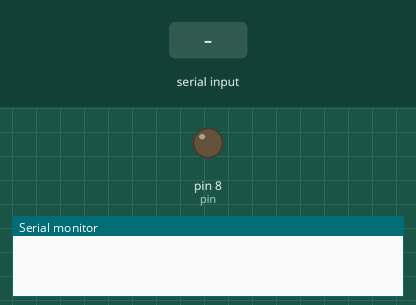
Recording of a sketch running on a simulated Arduino Uno, built with avr-gcc and run on an emulated ATmega328P. Parts: output pins drawn as LEDs (lit = HIGH), the last lines printed to the serial monitor. Dashed ring = blinking. The inputs (shaded band) are chosen by the test bench.

Above: at 0.1 s.
3.3 s: "5\n" received over Serial
At 4.4 s:
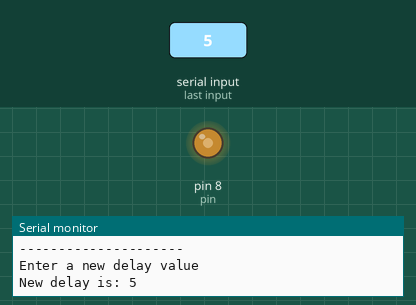
4.9 s: "90,45\n" received over Serial
At 5.22 s:
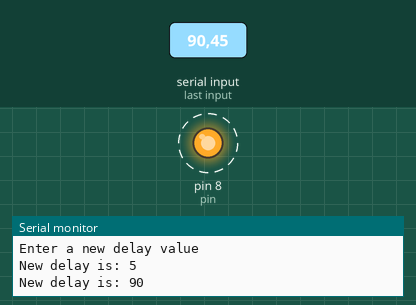
Timing chart, 0 to 13.9 s (numbered marks = the images above; inputs shaded):
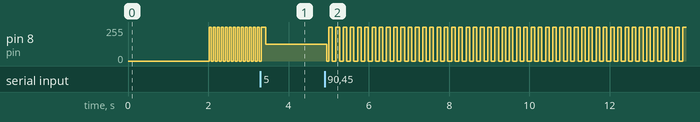

Measured:
- after the input at 4.9 s, pin 8 (pin): alternates 255/255 for 0.09 s and 0/255 for 0.09 s, starting after 0.05 s

The sketch:

JS-2-3.ino
```cpp
/*
 * js-2-3 - set time delay for blink
 */

int pin=8;
int time_delay=50;

void setup() {
  Serial.begin(9600);
  delay(2000);
  pinMode(pin, OUTPUT);
  Serial.print("Current time delay is set to: ");
  Serial.println(time_delay);
  Serial.println("---------------------");
  Serial.println("Enter a new delay value");
}

void loop() {

String command;


digitalWrite(pin,HIGH);
delay(time_delay);

  if(Serial.available())
  {
    command = Serial.readStringUntil('\n');
    time_delay = command.toInt();
    Serial.print("New delay is: ");
    Serial.println(time_delay);
  }
digitalWrite(pin,LOW);
delay(time_delay);
}
```
